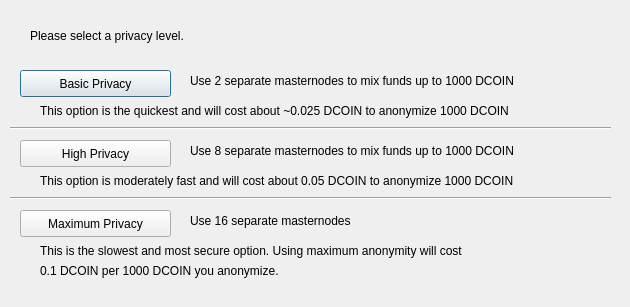
<?xml version="1.0" encoding="UTF-8"?>
<ui version="4.0">
 <class>DarksendConfig</class>
 <widget class="QDialog" name="DarksendConfig">
  <property name="geometry">
   <rect>
    <x>0</x>
    <y>0</y>
    <width>630</width>
    <height>307</height>
   </rect>
  </property>
  <property name="windowTitle">
   <string>Configure Darksend</string>
  </property>
  <widget class="QPushButton" name="buttonBasic">
   <property name="geometry">
    <rect>
     <x>20</x>
     <y>70</y>
     <width>151</width>
     <height>27</height>
    </rect>
   </property>
   <property name="text">
    <string>Basic Privacy</string>
   </property>
  </widget>
  <widget class="QPushButton" name="buttonHigh">
   <property name="geometry">
    <rect>
     <x>20</x>
     <y>140</y>
     <width>151</width>
     <height>27</height>
    </rect>
   </property>
   <property name="text">
    <string>High Privacy</string>
   </property>
  </widget>
  <widget class="QPushButton" name="buttonMax">
   <property name="geometry">
    <rect>
     <x>20</x>
     <y>210</y>
     <width>151</width>
     <height>27</height>
    </rect>
   </property>
   <property name="text">
    <string>Maximum Privacy</string>
   </property>
  </widget>
  <widget class="QLabel" name="label">
   <property name="geometry">
    <rect>
     <x>30</x>
     <y>20</y>
     <width>571</width>
     <height>31</height>
    </rect>
   </property>
   <property name="text">
    <string>Please select a privacy level.</string>
   </property>
  </widget>
  <widget class="QLabel" name="label_2">
   <property name="geometry">
    <rect>
     <x>190</x>
     <y>70</y>
     <width>421</width>
     <height>21</height>
    </rect>
   </property>
   <property name="text">
    <string>Use 2 separate masternodes to mix funds up to 1000 DCOIN</string>
   </property>
  </widget>
  <widget class="QLabel" name="label_3">
   <property name="geometry">
    <rect>
     <x>190</x>
     <y>140</y>
     <width>411</width>
     <height>21</height>
    </rect>
   </property>
   <property name="text">
    <string>Use 8 separate masternodes to mix funds up to 1000 DCOIN</string>
   </property>
  </widget>
  <widget class="QLabel" name="label_4">
   <property name="geometry">
    <rect>
     <x>190</x>
     <y>210</y>
     <width>421</width>
     <height>21</height>
    </rect>
   </property>
   <property name="text">
    <string>Use 16 separate masternodes</string>
   </property>
  </widget>
  <widget class="QLabel" name="label_6">
   <property name="geometry">
    <rect>
     <x>40</x>
     <y>100</y>
     <width>561</width>
     <height>21</height>
    </rect>
   </property>
   <property name="text">
    <string>This option is the quickest and will cost about ~0.025 DCOIN to anonymize 1000 DCOIN</string>
   </property>
  </widget>
  <widget class="QLabel" name="label_7">
   <property name="geometry">
    <rect>
     <x>40</x>
     <y>170</y>
     <width>561</width>
     <height>21</height>
    </rect>
   </property>
   <property name="text">
    <string>This option is moderately fast and will cost about 0.05 DCOIN to anonymize 1000 DCOIN</string>
   </property>
  </widget>
  <widget class="QLabel" name="label_8">
   <property name="geometry">
    <rect>
     <x>40</x>
     <y>240</y>
     <width>561</width>
     <height>21</height>
    </rect>
   </property>
   <property name="text">
    <string>This is the slowest and most secure option. Using maximum anonymity will cost</string>
   </property>
  </widget>
  <widget class="QLabel" name="label_9">
   <property name="geometry">
    <rect>
     <x>40</x>
     <y>260</y>
     <width>561</width>
     <height>21</height>
    </rect>
   </property>
   <property name="text">
    <string>0.1 DCOIN per 1000 DCOIN you anonymize.</string>
   </property>
  </widget>
  <widget class="Line" name="line">
   <property name="geometry">
    <rect>
     <x>10</x>
     <y>120</y>
     <width>601</width>
     <height>16</height>
    </rect>
   </property>
   <property name="orientation">
    <enum>Qt::Horizontal</enum>
   </property>
  </widget>
  <widget class="Line" name="line_2">
   <property name="geometry">
    <rect>
     <x>10</x>
     <y>190</y>
     <width>601</width>
     <height>16</height>
    </rect>
   </property>
   <property name="orientation">
    <enum>Qt::Horizontal</enum>
   </property>
  </widget>
 </widget>
 <resources/>
 <connections/>
</ui>
